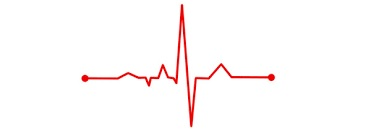
#> input picture Bilder/ekg.jpg, 371 x 136 px, found by its file name
$ python opencv4.py
#> lines starting #> are read from the running program, lines starting #| are printed output that depends on the picture
import cv2
img = cv2.imread('Bilder/ekg.jpg')
#> img is the input picture: shape (136, 371, 3); mean B, G, R 249.8, 249.8, 253.8
cv2.imshow('myimage1',img)
res = cv2.resize(img,None,fx=0.5,fy=0.5,interpolation= cv2.INTER_CUBIC)
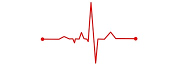
#> res: shape (68, 186, 3); mean B, G, R 249.8, 249.8, 253.7
cv2.imshow('myimage2',res)
cv2.waitKey(0)
cv2.destroyAllWindows()
